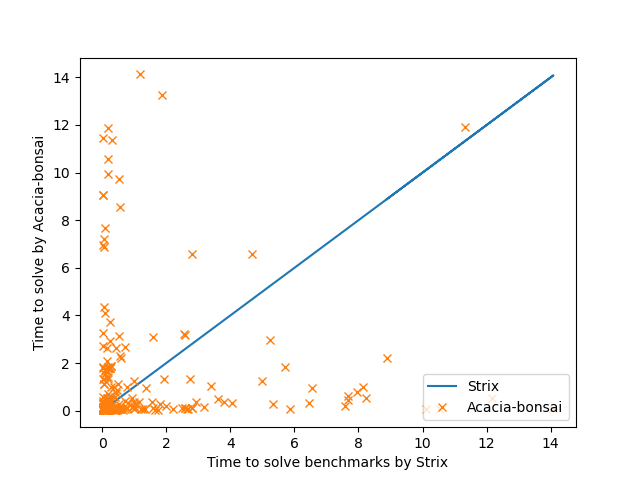

This figure's Python source:
#!/usr/bin/env python3


import itertools
import matplotlib.pyplot as plt
import pandas as pd


# Loading the data in a pandas data frame
df = pd.read_csv("strixvsab.csv")
print(df.shape[0])
print(df.head())

# Remove all entries without a valid output
df = df[(df.Strix != "TO") & (df.AB != "TO")]

# Sort the entries per time it took Strix to solve
types = {"Benchmark": "string", "Strix": "float32", "AB": "float32"}
df = df.sort_values(by="Strix").astype(types)
print(df.shape[0])
print(df.head())
print(df.dtypes)

# Plot the two lines
plt.plot(df.Strix, df.Strix, label="Strix")
plt.plot(df.Strix, df.AB, label="Acacia-bonsai",
         marker="x", linestyle="None")

# Show the plot and close everything after
plt.legend(loc="lower right")
# plt.yscale("log")
plt.ylabel("Time to solve by Acacia-bonsai")
plt.xlabel("Time to solve benchmarks by Strix")
plt.show()
plt.close()
